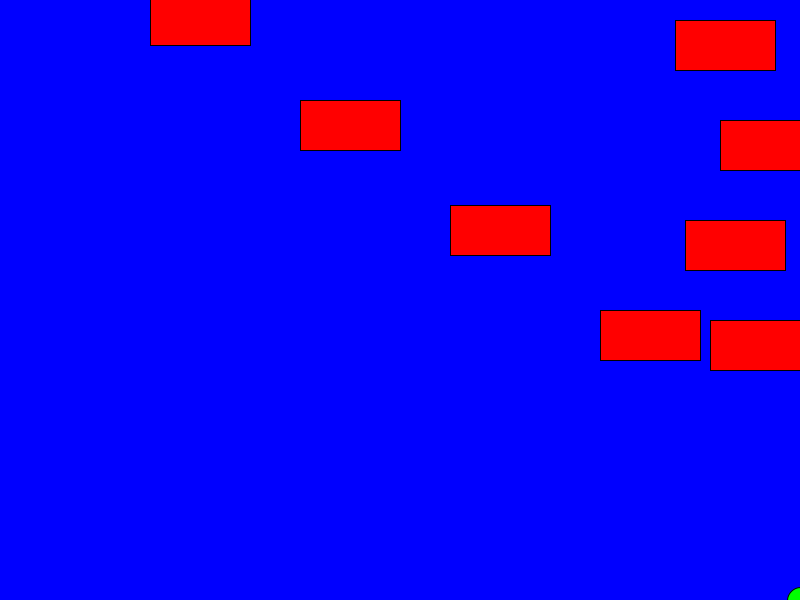
Frame 1 (no input)
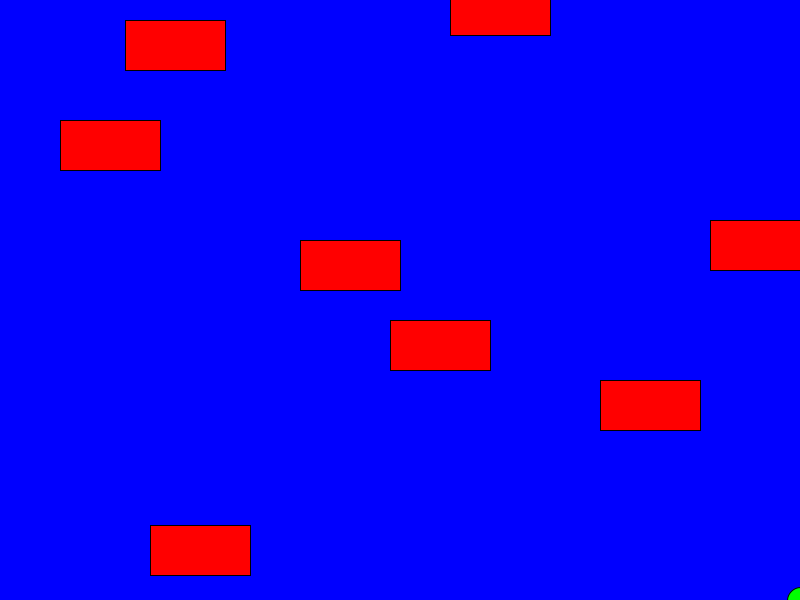
Frame 60 (the mouse pressed at the canvas centre just before this capture)
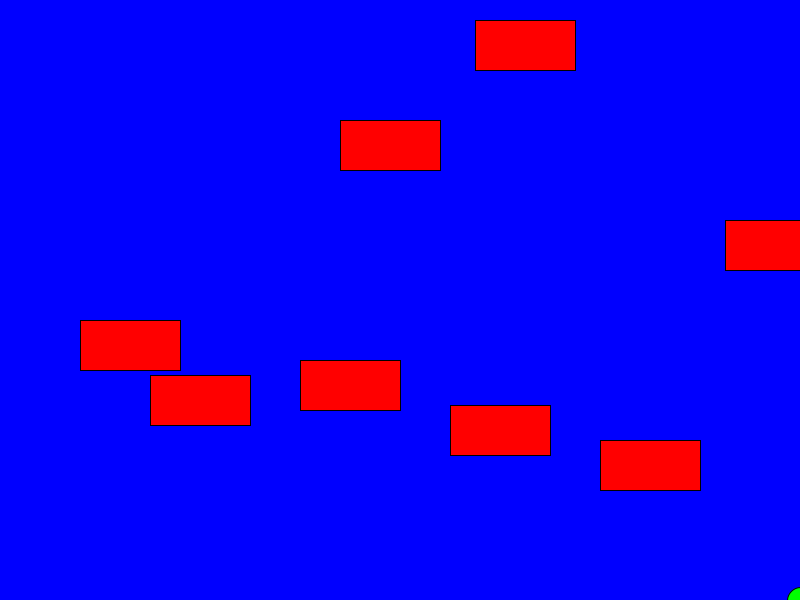
Frame 120 (the mouse held since frame 60 and released just before this capture)

The Processing sketch that drew these frames (run headless with seeded random() and noise(); from frame 60 on, the mouse is pressed at the canvas centre):

// Processing sketch: Frogger
// ── Frogger.pde
int frogHop = 20;
int frogX = 800;
int frogY = 600;
Car car1 = new Car(700,20,100,25);
Car car2 = new Car(700,120,100,20);
Car car3 = new Car(700,220,100,15);
Car car4 = new Car(700,320,100,10);
Car car5 = new Car(150,20,100,25);
Car car6 = new Car(300,120,100,20);
Car car7 = new Car(450,220,100,15);
Car car8 = new Car(600,320,100,10);
void setup(){
  size(800,600);
}
void draw(){
  background(0,0,255);
  fill(0,255,0);
  ellipse(frogX,frogY,25,25);
  borders();
  car1.driveLeft();
  car2.driveRight();
  car3.driveLeft();
  car4.driveRight();
  car5.driveUp();
  car6.driveUp();
  car7.driveUp();
  car8.driveUp();
  car1.display();
  car2.display();
  car3.display();
  car4.display();
  car5.display();
  car6.display();
  car7.display();
  car8.display();
  if(intersects(car1) || intersects(car2) || intersects(car3) || intersects(car4) || intersects(car5) || intersects(car6) || intersects(car7) || intersects(car8)){
    frogX=800;
    frogY=600;
  }
}
 void keyPressed(){
      if(key == CODED){
            if(keyCode == UP)
            {
                  frogY-=frogHop;
            }
            else if(keyCode == DOWN)
            {
                  frogY+=frogHop;
            }
            else if(keyCode == RIGHT)
            {
                  frogX+=frogHop;
            }
            else if(keyCode == LEFT)
            {
                  frogX-=frogHop;
            }
      }
}
void borders(){
  if(frogX>800){
    frogX=800;
  }
  if(frogX<0){
    frogX=0;
  }
  if(frogY>600){
    frogY=600;
  }
  if(frogY<0){
    frogY=0;
  }
}
boolean intersects(Car car) {
      if ((frogY >= car.getY() && frogY <= car.getY()+50) && (frogX >= car.getX() && frogX <= car.getX()+car.getSize()))
      {
             return true;
      }
      else
      {
             return false;
      }
}
public class Car{
  int carX;
  int carY;
  int carSize;
  int carSpeed;
  public Car(int carX, int carY, int carSize, int carSpeed){
    this.carX=carX;
    this.carY=carY;
    this.carSize=carSize;
    this.carSpeed=carSpeed;
  }
  void display()
{
      fill(255,0,0);
      rect(carX , carY, carSize, 50);
}
void driveLeft(){
  carX-=carSpeed;
  if(carX<-carSize){
    carX=800;
  }
}
void driveRight(){
  carX+=carSpeed;
  if(carX>800){
    carX=-carSize;
  }
}
void driveUp(){
 carY-=carSpeed;
 if(carY<-50){
  carY=600;
 }
}
int getX(){
  return carX;
}
int getY(){
  return carY;
}
int getSize(){
  return carSize;
}
}
